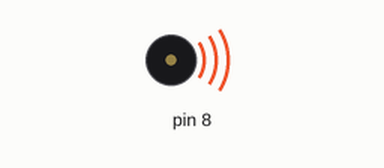
Recording of a sketch running on a simulated Arduino Uno, built with avr-gcc and run on an emulated ATmega328P. On the bench: buzzer (waves = sounding).

Above: at 0.2 s.
At 8.7 s:
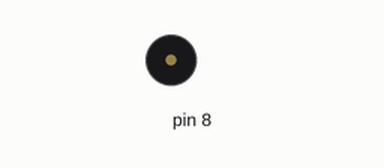
Timing chart, 0 to 13.0 s (numbered marks = the images above):
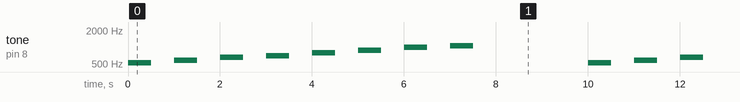

The sketch:

Passive_Buzzer.ino
```cpp
int melody[] = {
523, 587, 659, 698, 784, 880, 988, 1047};
int duration = 500; // 500 miliseconds
void setup() {
}
void loop() {
  for (int thisNote = 0; thisNote < 8; thisNote++) {
    // pin8 output the sound, every scale is 0.5 sencond
    tone(8, melody[thisNote], duration);
    delay(1000);
}
  // restart after two seconds
  delay(2000);
}
```

Measured:
- by itself, tone on pin 8: repeats every 10.0 s: silent 0.50 s, 587 Hz 0.50 s, silent 0.50 s, 659 Hz 0.50 s, silent 0.50 s, 698 Hz 0.50 s, silent 0.50 s, 784 Hz 0.50 s, silent 0.50 s, 880 Hz 0.50 s, silent 0.50 s, 988 Hz 0.50 s, silent 0.50 s, 1047 Hz 0.50 s, silent 2.5 s, 523 Hz 0.50 s
